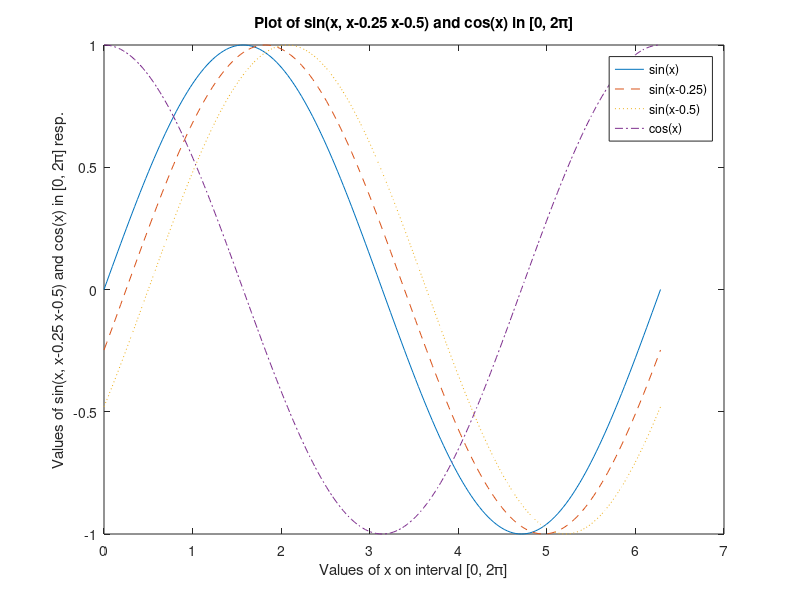

Write the MATLAB code that produced this figure.
%% =========================================================================
% Script: plot_multiple_trig_functions.m
%
% Description:
%   This script demonstrates plotting multiple trigonometric functions
%   (sin and cos) over the interval [0, 2*pi]. It shows how to overlay
%   several functions on a single figure using different line styles,
%   and how to customize titles, labels, legends, and axes.
%
% Variables:
%   x  : 1xN double vector
%        Discretized points in [0, 2*pi] with step pi/100 (N = 201)
%
%   y1 : 1xN double vector
%        sin(x) values
%
%   y2 : 1xN double vector
%        sin(x-0.25) values
%
%   y3 : 1xN double vector
%        sin(x-0.5) values
%
%   y4 : 1xN double vector
%        cos(x) values
%
% Usage:
%   Run the script in MATLAB:
%       >> plot_multiple_trig_functions
%
% Reference:
%   MATLAB documentation for plotting:
%   https://fr.mathworks.com/help/matlab/ref/plot.html
%
% =========================================================================

%% Step 1: Define x values
x = 0:pi/100:2*pi;
% x is a 1xN vector over [0, 2*pi] with step pi/100

%% Step 2: Compute trigonometric functions
y1 = sin(x);        % sin(x)
y2 = sin(x-0.25);   % sin(x - 0.25)
y3 = sin(x-0.5);    % sin(x - 0.5)
y4 = cos(x);        % cos(x)

%% Step 3: Plot the functions
figure
plot(x, y1, x, y2, '--', x, y3, ':', x, y4, '-.')
title('Plot of sin({x, x-0.25 x-0.5}) and cos(x) in [0, 2\pi]')
legend('sin(x)','sin(x-0.25)','sin(x-0.5)', 'cos(x)')
xlabel('Values of x on interval [0, 2\pi]')
ylabel('Values of sin({x, x-0.25 x-0.5}) and cos(x) in [0, 2\pi] resp.')

%% Step 4: Customize axes
hold on
ylim([-1 1])
% Optional: Use xlim([0 pi]) to zoom into a specific interval
